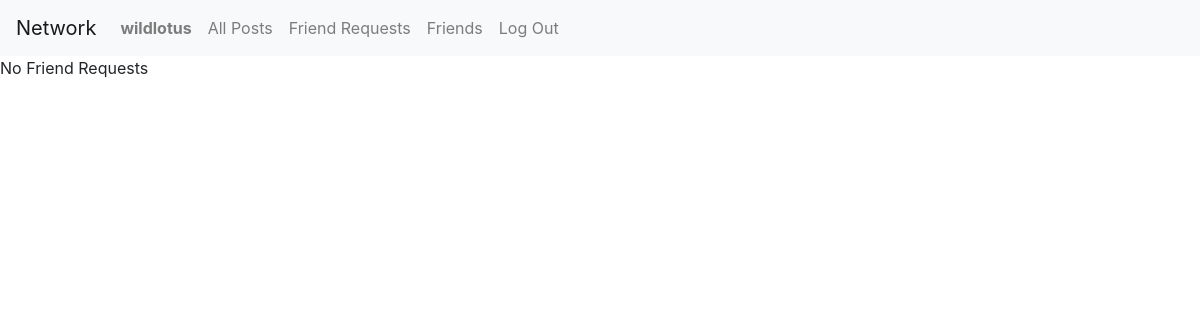
The page /friend_requests (signed in) on the database as committed earlier.
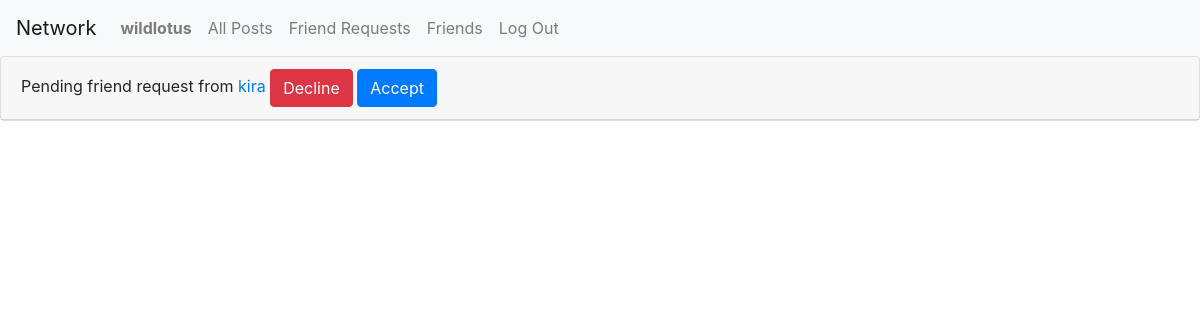
The same page on the database as committed later.
### network/models.py (models this page shows)
class User(AbstractUser):
    pass

class FriendRequest(models.Model):
    from_user = models.ForeignKey(User, related_name="from_user", on_delete=models.CASCADE)
    to_user = models.ForeignKey(User, related_name="to_user", on_delete=models.CASCADE)
    active = models.BooleanField(default=True)
    class Meta:
        constraints = [
            models.UniqueConstraint(
                name="%(app_label)s_%(class)s_unique_relationships",
                fields=["from_user", "to_user"]
            ),
            models.CheckConstraint(
                name="%(app_label)s_%(class)s_prevent_self_friending",
                check=~models.Q(from_user=models.F("to_user")),
            ),
        ]

### network/views.py (the view)
# urls.py: path("friend_requests", views.friend_requests, name="friend_requests"),
def friend_requests(request):
    friend_requests = FriendRequest.objects.filter(to_user=request.user, active=True)
    return render(request, "network/friend_requests.html", {
        "friend_requests": friend_requests
    })

### network/templates/network/friend_requests.html (shortened to what this page needs)
{% extends "network/layout.html" %} {% load static %}
{% block body %}
    {% for friend_request in friend_requests %}
        <div class="card">
            <div class="card-header" id="friend_request_header_{{friend_request.id}}">
                <div>
                    Pending friend request from <a href="{% url 'profile' friend_request.from_user.id %}">{{ friend_request.from_user }}</a>
                    <button type="button" class="btn btn-danger text-right" id="decline_friend_request_button" data-friend_request_id="{{ friend_request.id }}">Decline</button>
                    <button type="button" class="btn btn-primary text-right" id="accept_friend_request_button" data-friend_request_id="{{ friend_request.id }}">Accept</button>
                </div>
            </div>
        </div>
        {% empty %}
            <div>No Friend Requests</div>
    {% endfor %}
{% endblock %}

### network/templates/network/layout.html (shortened to what this page needs)
{% load static %}
<!DOCTYPE html>
<html lang="en">
<head>
    <link rel="stylesheet" href="https://stackpath.bootstrapcdn.com/bootstrap/4.4.1/css/bootstrap.min.css">
    <link rel="stylesheet" href="{% static 'network/css/styles.css' %}">
</head>
<body>
    <nav class="navbar navbar-expand-lg navbar-light bg-light">
        <a class="navbar-brand" href="#">Network</a>
        <div>
            <ul class="navbar-nav mr-auto">
                {% if user.is_authenticated %}
                <li class="nav-item">
                    <a class="nav-link" href="{% url 'profile' user.id %}"><strong>{{ user.username }}</strong></a>
                </li>
                {% endif %}
                <li class="nav-item">
                    <a class="nav-link" href="{% url 'index' %}">All Posts</a>
                </li>
                {% if user.is_authenticated %}
                <li class="nav-item">
                    <a class="nav-link" href="{% url 'friend_requests' %}">Friend Requests</a>
                </li>
                <li class="nav-item">
                    <a class="nav-link" href="{% url 'friends' user.id %}">Friends</a>
                </li>
                <li class="nav-item">
                    <a class="nav-link" href="{% url 'logout' %}">Log Out</a>
                </li>
                {% endif %}
            </ul>
        </div>
    </nav>
    <div class="body">
        {% block body %}
        {% endblock %}
    </div>
</body>
</html>

### network/static/network/css/styles.css (style rules this page uses)
.card-header { display: flex; }
.card-header > div { flex: 1; }

Rows that differ between the two databases and show on the page:
added FriendRequest: from_user "kira"
Other text that changed with them:
text no longer shown: "No Friend Requests"
